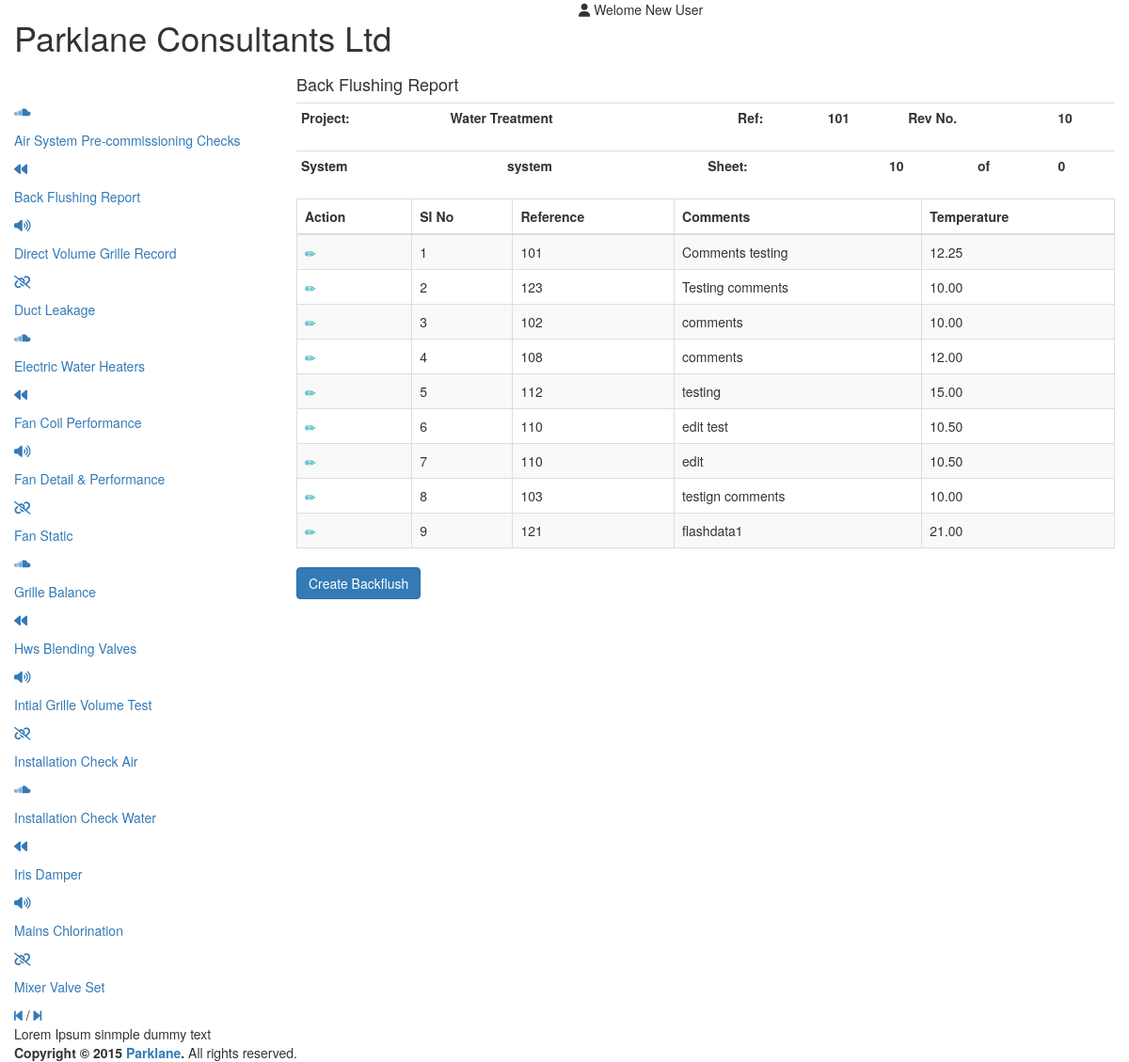
/index.php/projectmaster/backflush, run on the app's committed database.
### tables this page shows
CREATE TABLE IF NOT EXISTS `projectprocess` (
  `id` int(11) NOT NULL AUTO_INCREMENT,
  `engineername` varchar(50) NOT NULL,
  `project` varchar(255) NOT NULL,
  `system` varchar(255) NOT NULL,
  `date` varchar(50) NOT NULL,
  `refno` int(50) NOT NULL,
  `totnopages` int(50) NOT NULL,
  `client` varchar(255) NOT NULL,
  PRIMARY KEY (`id`)
);

CREATE TABLE IF NOT EXISTS `backflush` (
  `id` int(11) NOT NULL AUTO_INCREMENT,
  `reference` varchar(255) NOT NULL,
  `comments` text NOT NULL,
  `temperature` float(10,2) NOT NULL,
  PRIMARY KEY (`id`)
);

### application/core/MY_Controller.php (called while the page is built, shortened)
<?php
class MY_Controller extends CI_Controller {
    public function viewTemplates($view, $data, $template = array()) {
        if (isset($template['header'])) {
            $this->load->view($template['header']);
        } else {
            $this->load->view('common/header');
        }
        if (isset($template['left_content']) && empty($template['content'])) {
            $this->load->view($template['left_content']);
        } elseif (empty($template['content'])) {
            $this->load->view('common/left_content');
        }
        $this->load->view($view, $data);
        if (isset($template['footer'])) {
            $this->load->view($template['footer']);
        } else {
            $this->load->view('common/footer');
        }
    }
}

### application/controllers/Projectmaster.php (called while the page is built, shortened)
<?php
class Projectmaster extends MY_Controller {
    public function backflush() {
        $result['backflush'] = $this->projectprocess->get_back_flush();
        $result['project'] = $this->projectprocess->get_project_process();
        $this->viewTemplates('backflush_view', $result);
    }
}

### index.php (called while the page is built, shortened)
<?php
require_once BASEPATH.'core/CodeIgniter.php';

### application/models/Projectprocess.php (called while the page is built, shortened)
<?PHP
class Projectprocess extends CI_Model {
    public function get_project_process() {
        $sql = "SELECT * FROM projectprocess ";
        $query = $this->db->query($sql);
        return $result = $query->row_array();
    }
    public function get_back_flush() {
        $sql = "SELECT * FROM backflush";
        $query = $this->db->query($sql);
        return $result = $query->result_array();
    }
}
?>

### application/views/backflush_view.php (the view, shortened to what this page needs)
<div class="col-md-9">
    <div id="restables" class="tabcontent">
        <h4 class="animated zoomIn">Back Flushing Report</h4>
        <div class="box animated zoomIn">
            <div class="box-body no-padding">
                <table class="table table-condensed">
                    <tbody>
                        <tr>
                            <th>Project:</th>
                            <th><?php echo $project['project']; ?></th>
                            <th>Ref:</th>
                            <th><?php echo $project['refno']; ?></th>
                            <th>Rev No.</th>
                            <th>10</th>
                        </tr>
                    </tbody>
                </table>
            </div>
        </div>
        <div class="box animated zoomIn">
            <div class="box-body no-padding">
                <table class="table table-condensed">
                    <tbody>
                        <tr >
                            <th>System</th>
                            <th><?php echo $project['system'] ?></th>
                            <th>Sheet:</th>
                            <th><?php echo $project['totnopages'] ?></th>
                            <th>of</th>
                            <th>0</th>
                        </tr>
                    </tbody>
                </table>
            </div>
        </div>
        <div class="box animated zoomIn">
            <div class="box-body no-padding">
                <table  id="example1" class="table table-bordered table-striped" >
                    <thead>
                        <tr class="datatable_header" >
                            <th class="sorting_action">Action</th>
                            <th>SI No</th>
                            <th>Reference</th>
                            <th>Comments</th>
                            <th>Temperature</th>
                        </tr>
                    </thead>
                    <tbody>
                        <?php
                        $i = 1;
                        foreach ($backflush as $result) {
                            ?>
                            <tr >
                                <td data-title="Action" class="sorting_edit_delete"><a  title="Edit" href="<?php echo base_url(); ?>projectmaster/edit_black_flush/<?php echo $result['id'] ?>"><span class="glyphicon glyphicon-pencil" style="color:#009CAB;" ></span></a>&nbsp;&nbsp;<a title="Delete" onclick="return confirmDelete();" href="<?php echo base_url(); ?>projectmaster/delete_backflush/<?php echo $result['id'] ?>"><span class="glyphicon glyphicon-trash"style="color:#C40001;"></span></a></td>
                                <td data-title="SI No"><?php echo $i; ?></td>
                                <td data-title="Reference"><?php echo $result['reference']; ?></td>
                                <td data-title="Comments"><?php echo $result['comments']; ?></td>
                                <td data-title="Temperature"><?php echo $result['temperature']; ?></td>
                            </tr>
                            <?php $i++; ?>
                            <?php
                        }
                        ?>
                    </tbody>
                </table>
                <div class="box-footer">
                    <a href="<?php echo base_url(); ?>projectmaster/createBlackflush"><button class="btn btn-primary" type="button">Create Backflush</button></a>
                </div>
            </div>
        </div>
    </div>
</div>

### data on the page
projectprocess: project "Water Treatment", refno "101", system "system", totnopages "10"
backflush: reference "101", comments "Comments testing", temperature "12.25"
backflush: reference "123", comments "Testing comments", temperature "10.00"
backflush: reference "102", comments "comments", temperature "10.00"
backflush: reference "108", comments "comments", temperature "12.00"
backflush: reference "112", comments "testing", temperature "15.00"
backflush: reference "110", comments "edit test", temperature "10.50"
backflush: reference "110", comments "edit", temperature "10.50"
backflush: reference "103", comments "testign comments", temperature "10.00"
backflush: reference "121", comments "flashdata1", temperature "21.00"
